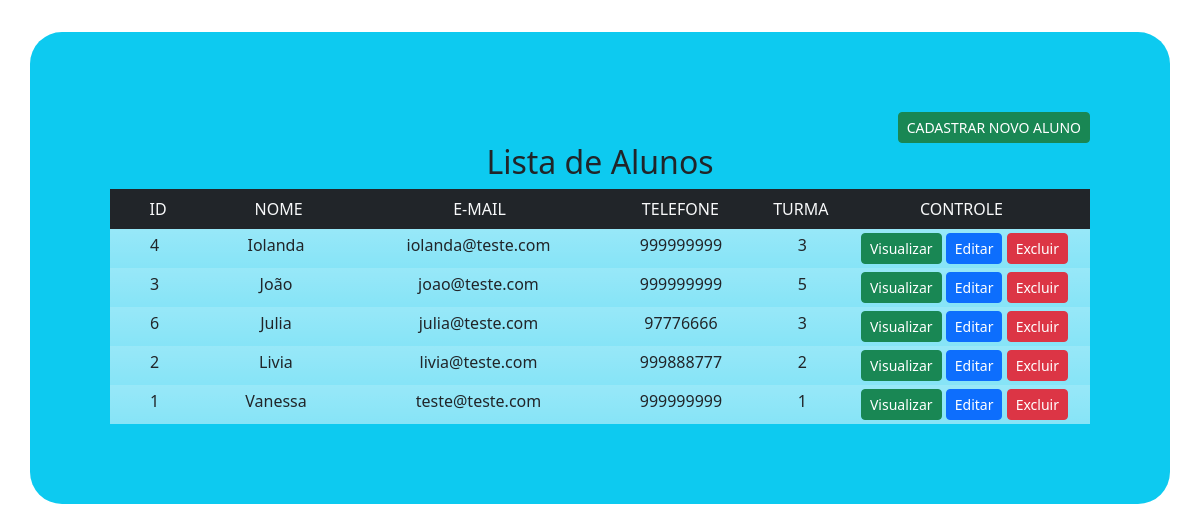
Page /listarAluno.php on the committed database.
### tables this page shows
CREATE TABLE `alunos` (
  `id` int(11) NOT NULL,
  `nome` varchar(60) NOT NULL,
  `email` varchar(100) NOT NULL,
  `endereco` varchar(100) NOT NULL,
  `telefone` varchar(14) NOT NULL,
  `turma` int(11) NOT NULL
);

### listarAluno.php (the view, shortened to what this page needs)
<?php
include "conexao.php";
$sql = "select * from alunos order by nome";
$seleciona = mysqli_query($conexao, $sql);
?>
<!doctype html>
<html lang="pt-br">
<head>
    <link href="https://cdn.jsdelivr.net/npm/bootstrap@5.2.0/dist/css/bootstrap.min.css" rel="stylesheet">
    <link href="css/style.css" rel="stylesheet">
</head>
<body>
    <div class="container bg-info pag">
        <div class="text-end">
            <a href="formularioAluno.php">
                <button type="button" class="btn btn-success btn-sm">CADASTRAR NOVO ALUNO </button>
            </a>
        </div>
        <h2>Lista de Alunos</h2>
        <div class="container text-center">
            <div class="row bg-dark text-light p-2">
                <div class="col-1">
                    ID
                </div>
                <div class="col-2">
                    NOME
                </div>
                <div class="col-3">
                    E-MAIL
                </div>
                <div class="col-2">
                    TELEFONE
                </div>
                <div class="col-1">
                    TURMA
                </div>
                <div class="col-3">
                    CONTROLE
                </div>
            </div>
            <?php
            while ($exibe = mysqli_fetch_array($seleciona)) {
                $idAluno = $exibe['id'];
            ?>
                <div class="row p-1 bg-white bg-gradient bg-opacity-50">
                    <div class="col-1">
                        <?php echo $exibe['id']; ?>
                    </div>
                    <div class="col-2">
                        <?php echo $exibe['nome']; ?>
                    </div>
                    <div class="col-3">
                        <?php echo $exibe['email']; ?>
                    </div>
                    <div class="col-2">
                        <?php echo $exibe['telefone']; ?>
                    </div>
                    <div class="col-1">
                        <?php echo $exibe['turma']; ?>
                    </div>
                    <div class="col-3">
                        <a href="visualizarAluno.php?idAluno=<?php echo $idAluno; ?>"><button type="button" class="btn btn-success btn-sm">Visualizar</button></a>
                        <a href="editarAluno.php?idAluno=<?php echo $idAluno; ?>"><button type="button" class="btn btn-primary btn-sm">Editar</button></a>
                        <a href="excluirAluno.php?idAluno=<?php echo $idAluno; ?>" onclick="return confirm('Confirma a Exclusão do Aluno?')">
                            <button type="button" class="btn btn-danger btn-sm">Excluir</button>
                        </a>
                    </div>
                </div>
            <?php
            }
            ?>
        </div>
    </div>
</body>
</html>

### css/style.css (style rules this page uses)
.pag { margin-top: 2em; padding: 5em; border-radius: 2em; text-align: center; margin-bottom: 5em; }

### rows in the picture
alunos: id "4", nome "Iolanda", email "iolanda@teste.com", telefone "999999999", turma "3"
alunos: id "3", nome "João", email "joao@teste.com", telefone "999999999", turma "5"
alunos: id "6", nome "Julia", email "julia@teste.com", telefone "97776666", turma "3"
alunos: id "2", nome "Livia", email "livia@teste.com", telefone "999888777", turma "2"
alunos: id "1", nome "Vanessa", email "teste@teste.com", telefone "999999999", turma "1"
